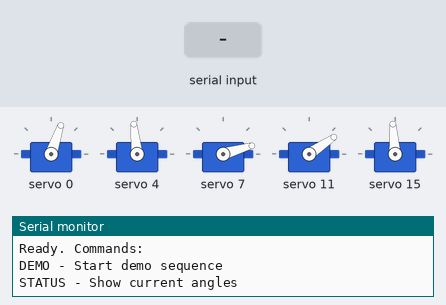
Recording of a sketch running on a simulated Arduino Uno, built with avr-gcc and run on an emulated ATmega328P. Shown: 5 × servo, the last lines printed to the serial monitor. The test bench sets the inputs (shaded band).

Above: at 2.4 s.
2.5 s: "DEMO\n" received over Serial
At 4.34 s:
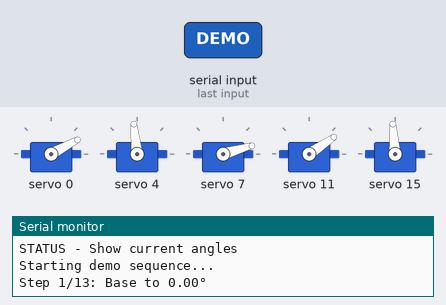
At 5.37 s:
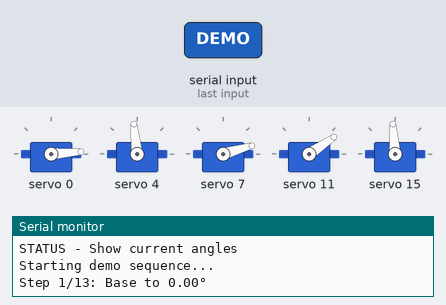
5.5 s: "STATUS\n" received over Serial
At 17.43 s:
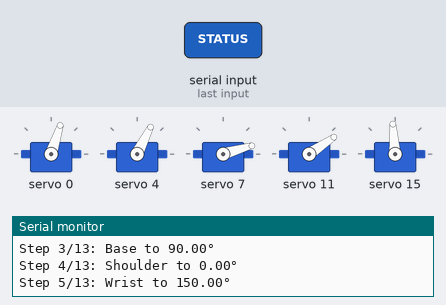
Timing chart, 0 to 25.6 s (numbered marks = the images above; inputs shaded):
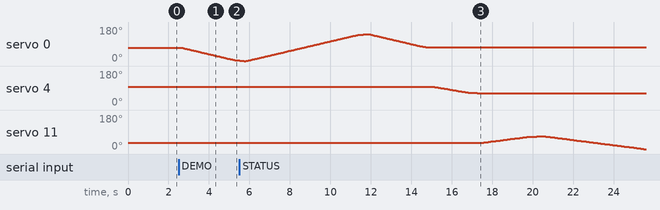

The sketch:

welcome_demo.ino
```cpp
#include <Wire.h>
#include <Adafruit_PWMServoDriver.h>

// ===== Arm Configuration =====
#define SERVO_COUNT 5
const byte servoChannels[SERVO_COUNT] = {0, 4, 7, 11, 15};
const char* servoNames[SERVO_COUNT] = {"Base", "Shoulder", "Elbow", "Wrist", "Gripper"};

// Servo configuration: {minPulse, maxPulse, minAngle, maxAngle, speedFactor}
const float servoConfig[SERVO_COUNT][5] = {
  {135, 495, 0, 180, 0.8},    // Base
  {175, 465, -60, 90, 0.6},   // Shoulder
  {175, 520, 0, 180, 0.7},    // Elbow
  {90, 350, 0, 180, 0.6},     // Wrist
  {320, 530, 0, 180, 0.5}      // Gripper (adjusted max angle to 180)
};

// Motion control parameters
#define MOVEMENT_CYCLE_MS 5    // 50Hz control loop
#define SERVO_SPEED 40.0       // deg/sec
#define ACCEL_TIME_MS 250      // Time to reach full speed
#define DECEL_DISTANCE 10      // Deceleration distance (deg)
#define ANGLE_TOLERANCE 1.5    // Tolerance in degrees for target completion

Adafruit_PWMServoDriver pwm;

struct ServoState {
  float currentAngle;
  float targetAngle;
  bool isMoving;
  unsigned long moveStartTime;
} servoState[SERVO_COUNT];

// Starting positions for servos
const float startingPositions[SERVO_COUNT] = {
  90,   // Base center
  45,   // Shoulder neutral
  0,    // Elbow slight bend
  90,   // Wrist center
  45    // Gripper half open
};

// Demo sequence steps with reduced wait times
struct DemoStep {
  byte servoNum;
  float targetAngle;
  unsigned long holdTime;
  bool waitForComplete;
};

const DemoStep demoSequence[] = {
  // Wave sequence with optimized timing
  {0, 0, 400, true},    // Turn left
  {0, 180, 400, true},
   {0, 90, 400, true},
  {1, 0, 300, true},    // Shoulder up
  {3, 150, 50, false},  // Wrist up
  {3, 0, 50, false},   // Wrist down
  {3, 90, 400, true},    // Wrist center

  // Return to center
  {0, 90, 400, true},    // Base center
  {1, -30, 500, true},   // Bow
  {1, 0, 500, true},     // Stand

  // Final position
  {2, 90, 250, true},    // Elbow up
  {4, 0, 250, true},     // Gripper closed
  {4, 180, 250, true}    // Gripper fully open
};

const int totalSteps = sizeof(demoSequence) / sizeof(DemoStep);
int currentStep = 0;
bool demoActive = false;
unsigned long stepStartTime = 0;
bool stepInProgress = false;

void setup() {
  Serial.begin(115200);
  pwm.begin();
  pwm.setPWMFreq(60);

  // Initialize to starting positions
  Serial.println("Moving to starting positions...");
  for (byte i = 0; i < SERVO_COUNT; i++) {
    moveServo(i, startingPositions[i]);
    servoState[i].currentAngle = startingPositions[i]; // Set current angle
    delay(250);
  }

  Serial.println(F("\nReady. Commands:"));
  Serial.println("DEMO - Start demo sequence");
  Serial.println("STATUS - Show current angles");
}

void loop() {
  static unsigned long lastUpdate = 0;

  // Handle serial commands
  processSerialInput();

  // Control loop running at 50Hz
  if (millis() - lastUpdate >= MOVEMENT_CYCLE_MS) {
    lastUpdate = millis();

    // Update all servos
    for (byte i = 0; i < SERVO_COUNT; i++) {
      updateServoPosition(i);
    }

    // Run demo state machine
    if (demoActive) {
      runDemoStep();
    }
  }
}

void processSerialInput() {
  if (Serial.available()) {
    String input = Serial.readStringUntil('\n');
    input.trim();
    input.toUpperCase();

    if (input.equalsIgnoreCase("DEMO")) {
      startDemo();
    }
    else if (input.equalsIgnoreCase("STATUS")) {
      printServoStatus();
    }
  }
}

void startDemo() {
  if (!demoActive) {
    Serial.println("\nStarting demo sequence...");
    demoActive = true;
    currentStep = 0;
    stepInProgress = false;
  }
}

void runDemoStep() {
  // Check if we need to start a new step
  if (!stepInProgress) {
    if (currentStep >= totalSteps) {
      // Return to starting positions after demo completion
      Serial.println("\nDemo complete! Returning to starting positions...");
      for (byte i = 0; i < SERVO_COUNT; i++) {
        moveServo(i, startingPositions[i]);
      }
      demoActive = false;
      return;
    }

    const DemoStep* step = &demoSequence[currentStep];
    moveServo(step->servoNum, step->targetAngle);

    Serial.print(F("\nStep "));
    Serial.print(currentStep + 1);
    Serial.print(F("/"));
    Serial.print(totalSteps);
    Serial.print(F(": "));
    Serial.print(servoNames[step->servoNum]);
    Serial.print(F(" to "));
    Serial.print(step->targetAngle);
    Serial.println(F("°"));

    stepStartTime = millis();
    stepInProgress = true;
    return;
  }

  // Check if current step is complete
  const DemoStep* step = &demoSequence[currentStep];

  // Movement complete when servo is within tolerance AND hold time has elapsed
  bool movementComplete = fabs(servoState[step->servoNum].currentAngle - step->targetAngle) <= ANGLE_TOLERANCE;
  bool holdTimeComplete = (millis() - stepStartTime) >= step->holdTime;

  // Special case: Non-waiting steps can advance immediately
  if (!step->waitForComplete && movementComplete) {
    stepInProgress = false;
    currentStep++;
    return;
  }

  // Normal case: Waiting steps require both conditions
  if (step->waitForComplete && movementComplete && holdTimeComplete) {
    stepInProgress = false;
    currentStep++;
  }
}

void moveServo(byte servoNum, float angle) {
  if (servoNum >= SERVO_COUNT) return;

  angle = constrain(angle, servoConfig[servoNum][2], servoConfig[servoNum][3]);
  servoState[servoNum].targetAngle = angle;
  servoState[servoNum].isMoving = true;
  servoState[servoNum].moveStartTime = millis();

  int pulse = map(angle * 10, servoConfig[servoNum][2] * 10, servoConfig[servoNum][3] * 10,
                 servoConfig[servoNum][0], servoConfig[servoNum][1]);
  pwm.setPWM(servoChannels[servoNum], 0, pulse);
}

void updateServoPosition(byte servoNum) {
  if (!servoState[servoNum].isMoving) return;

  float current = servoState[servoNum].currentAngle;
  float target = servoState[servoNum].targetAngle;
  float remaining = abs(target - current);

  // Movement completion check with tolerance
  if (remaining <= ANGLE_TOLERANCE) {
    servoState[servoNum].currentAngle = target;
    servoState[servoNum].isMoving = false;
    return;
  }

  // Calculate movement step with acceleration/deceleration
  float step = (SERVO_SPEED * MOVEMENT_CYCLE_MS) / 1000.0 * servoConfig[servoNum][4];
  unsigned long elapsed = millis() - servoState[servoNum].moveStartTime;

  // Acceleration phase
  if (elapsed < ACCEL_TIME_MS) {
    step *= (float)elapsed / ACCEL_TIME_MS;
  }
  // Deceleration phase
  else if (remaining <= DECEL_DISTANCE) {
    step *= remaining / DECEL_DISTANCE;
  }

  // Apply movement
  float newAngle = current + (target > current ? step : -step);
  servoState[servoNum].currentAngle = newAngle;

  int pulse = map(newAngle * 10, servoConfig[servoNum][2] * 10, servoConfig[servoNum][3] * 10,
                 servoConfig[servoNum][0], servoConfig[servoNum][1]);
  pwm.setPWM(servoChannels[servoNum], 0, pulse);
}

void printServoStatus() {
  Serial.println("\nCurrent Servo Angles:");
  for (byte i = 0; i < SERVO_COUNT; i++) {
    Serial.print(servoNames[i]);
    Serial.print(": ");
    Serial.print(servoState[i].currentAngle);
    Serial.print("°");
    if (servoState[i].isMoving) {
      Serial.print(" (moving to ");
      Serial.print(servoState[i].targetAngle);
      Serial.print("°)");
    }
    Serial.println();
  }
}
```

Measured:
- after the input at 2.5 s, servo 0: moves from 71° to 3° over 2.8 s, starting after 0.13 s
- by itself, servo 11: rises from 34° to 68° in 2.8 s, then falls to 0° in 5.1 s
